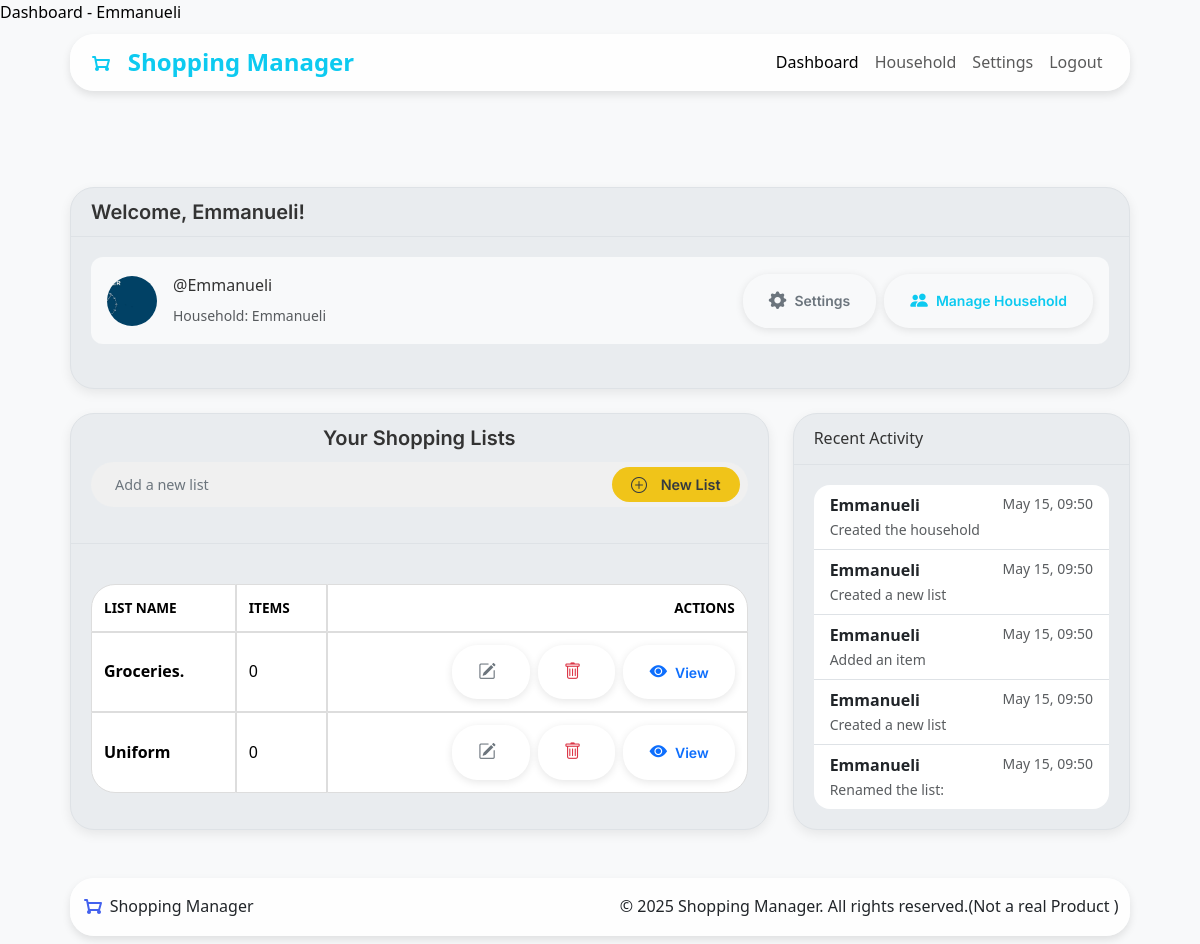
Page /dashboard (signed in) on the earlier database version.
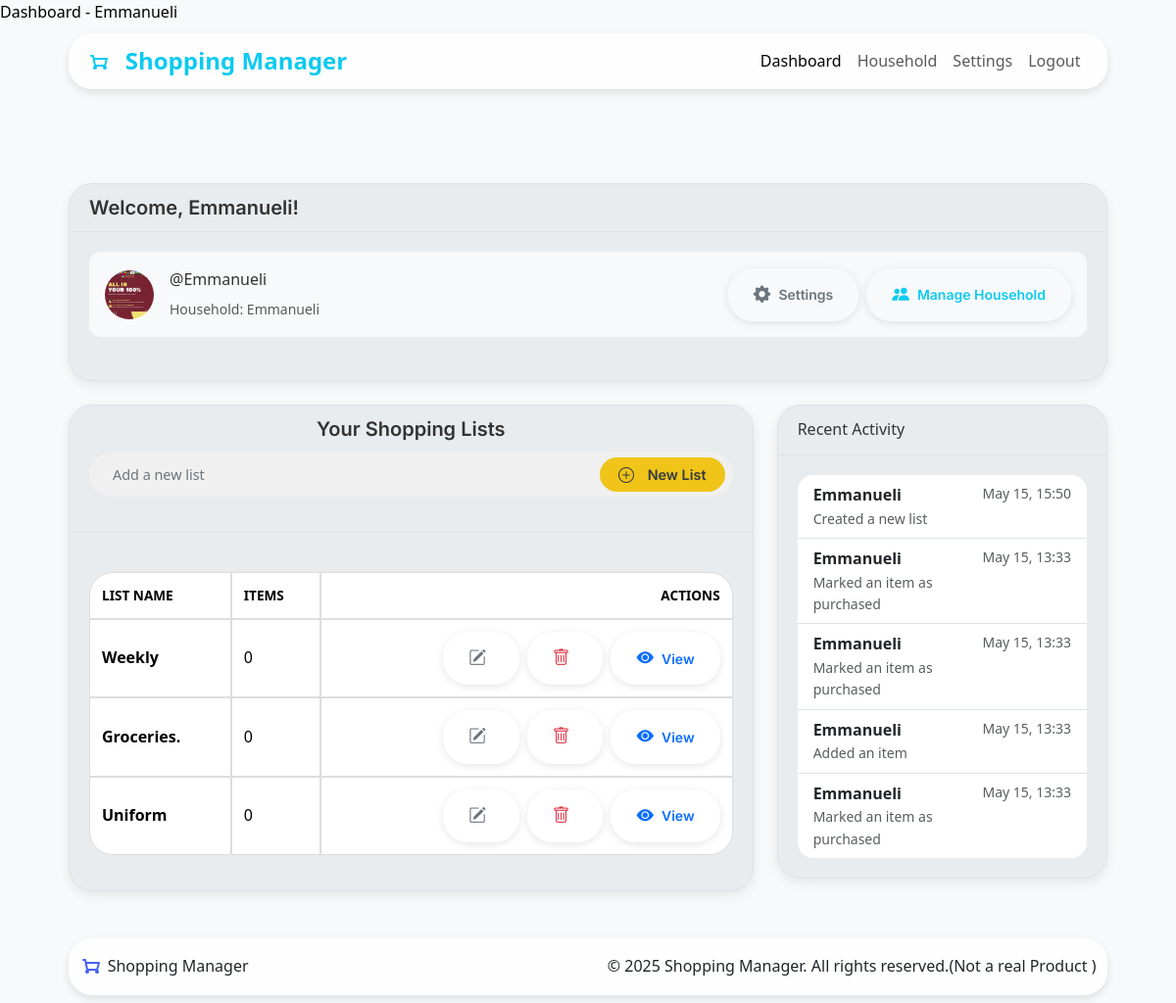
Same page on the later database version.
### app/models.py (models this page shows, shortened)
class User(db.Model, UserMixin):
    __tablename__ = 'users'
    id = db.Column(db.Integer, primary_key=True)
    username = db.Column(db.String(80), unique=True, nullable=False)
    name = db.Column(db.String(80), nullable=False)
    password = db.Column(db.String(128), nullable=False)
    role = db.Column(db.String(20), default='member')
    avatar_url = db.Column(db.String(256), nullable=True)  # Can be DiceBear URL or local path
    household_id = db.Column(db.Integer, db.ForeignKey('households.id'))
    household = db.relationship('Household', back_populates='members', foreign_keys=[household_id])
    administered_household = db.relationship('Household', back_populates='admin',
                                            foreign_keys='Household.admin_id', uselist=False)
    created_lists = db.relationship('ShoppingList', backref='creator', lazy=True)
    added_items = db.relationship('ListItem', backref='added_by', lazy=True)
    activities = db.relationship('ActivityLog', backref='user', lazy=True)

class ShoppingList(db.Model):
    __tablename__ = 'shoppinglists'  # Explicitly set table name
    id = db.Column(db.Integer, primary_key=True)
    name = db.Column(db.String(100), nullable=False)
    household_id = db.Column(db.Integer, db.ForeignKey('households.id'), nullable=False)
    created_by_user_id = db.Column(db.Integer, db.ForeignKey('users.id'), nullable=False)
    created_at = db.Column(db.DateTime, default=datetime.now(timezone.utc))
    items_count = db.Column(db.Integer, default=0)
    purchased_items_count = db.Column(db.Integer, default=0)
    items = db.relationship('ListItem', backref='shopping_list', lazy=True, cascade="all, delete-orphan")

class ActivityLog(db.Model):
    __tablename__ = 'activity_log'
    id = db.Column(db.Integer, primary_key=True)
    user_id = db.Column(db.Integer, db.ForeignKey('users.id'), nullable=False)
    household_id = db.Column(db.Integer, db.ForeignKey('households.id'), nullable=False)
    action_type = db.Column(db.String(50), nullable=False)
    timestamp = db.Column(db.DateTime, default=datetime.now(timezone.utc))

### app/routes.py (the view)
@main.route('/dashboard')
@login_required
def dashboard():
    new_list_form = ShoppingListForm()
    household_id = current_user.household_id
    if not household_id:
        flash("You must join or create a household first.", "warning")
        return redirect(url_for('household_bp.setup'))
    household = HouseholdModel.query.get(household_id)
    if not household:
        flash("Household not found.", "danger")
        return redirect(url_for('main.dashboard'))
    is_admin = (current_user.id == household.admin_id)
    all_household_lists = ShoppingListModel.query.filter_by(household_id=household_id)\
                                               .order_by(ShoppingListModel.created_at.desc())\
                                               .all()
    recent_activity = ActivityLog.query.filter_by(household_id=household_id)\
                                     .order_by(ActivityLog.timestamp.desc())\
                                     .limit(5)\
                                     .all()
    return render_template('dashboard.html',
                           title=f"Dashboard - {household.name}",
                           household=household,
                           lists=all_household_lists,
                           is_admin=is_admin,
                           recent_activity=recent_activity,
                           format_action=format_action ,
                           new_list_form=new_list_form
                           )

### app/shopping_lists/forms.py
class ShoppingListForm(FlaskForm):
    name = StringField('List Name', validators=[DataRequired()])
    submit = SubmitField('Create List')

### templates/dashboard.html (shortened to what the changed rows need)
{% extends "base.html" %}
{% block content %}
<div class="container mt-2">
    <div class="card sm-card mb-4">
        <div class="card-header"><h5 class="mb-0">Welcome, {{ current_user.name | default('User') }}!</h5></div>
        <div class="card-body">
            <div class="profile-header">
                {% if current_user.avatar_url %}
                    {% if current_user.avatar_url.startswith('http') %}
                        <img src="{{ current_user.avatar_url }}" alt="{{ current_user.name }}'s avatar" class="profile-pic-actual">
                    {% else %}
                        <img src="{{ current_user.avatar_url }}" alt="{{ current_user.name }}'s avatar" class="profile-pic-actual">
                    {% endif %}
                {% else %}
                    <img src="https://api.dicebear.com/7.x/initials/svg?seed={{ current_user.name }}" alt="Default avatar" class="profile-pic-actual">
                {% endif %}
                <div class="profile-info me-auto">
                    <p class="card-text mb-1">@{{ current_user.username }}</p>
                    {% if current_user.household %}
                        <small class="text-muted">Household: {{ current_user.household.name }}</small>
                    {% else %}
                        <small class="text-muted">Not currently in a household. <a href="{{ url_for('household_bp.setup')}}">Join or Create One!</a></small>
                    {% endif %}
                </div>
                <div class="profile-actions d-flex flex-column flex-sm-row align-items-sm-center">
                    <a href="{{ url_for('settings_bp.account_settings') }}" class="btn btn-sm btn-outline-secondary mb-2 mb-sm-0 me-sm-2">
                    </a>
                    {% if current_user.household and (is_admin or current_user.is_admin_of_household) %}
                    <a href="{{ url_for('household_bp.manage_household') }}" class="btn btn-sm btn-outline-info">
                    </a>
                    {% endif %}
                </div>
            </div>
        </div>
    </div>
    <div class="row">
        <div class="col-md-8">
            <div class="card sm-card mb-4">
                <div class="card-header">
                    <div class="list-header-controls">
                        <h2 class="h4 list-header-title">Your Shopping Lists</h2>
                    </div>
                </div>
                <div class="card-body">
                    {% if lists %}
                    <div class="table-container">
                        <table class="table align-middle rounded-table" id="shoppingListsTable">
                            <thead>
                                <tr>
                                    <th scope="col">List Name</th>
                                    <th scope="col">Items</th>
                                    <th scope="col" class="text-end">Actions</th>
                                </tr>
                            </thead>
                            <tbody>
                                {% for list in lists %}
                                <tr id="list-row-{{ list.id }}">
                                    <td>
                                        <strong>{{ list.name }}</strong>
                                    </td>
                                    <td>
                                        {{ list.items_count | default(0) }}
                                    </td>
                                    <td class="text-end">
                                        <div class="d-flex flex-wrap justify-content-end gap-2">
                                            <a href="{{ url_for('shoppinglist_bp.edit_list', list_id=list.id) }}"
                                            class="btn btn-sm btn-outline-secondary" title="Edit List Name" id="eeditbtn">
                                            <i class="bi bi-pencil-square"></i>
                                            </a>
                                            <button type="submit"
                                                class="btn btn-sm btn-outline-danger delete-list-btn"
                                                title="Delete List"
                                                data-bs-toggle="modal"
                                                data-bs-target="#confirmModal"
                                                data-modal-title="Confirm List Deletion"
                                                data-modal-body="Are you sure you want to delete the list '{{ list.name | escape }}' and all its items? This cannot be undone."
                                                data-modal-confirm-text="Delete List"
                                                data-modal-confirm-class="btn-danger"
                                                data-action-url="{{ url_for('shoppinglist_bp.delete_list', list_id=list.id) }}"
                                                data-target-element-selector="#list-row-{{ list.id }}"
                                                data-redirect-url="{{ url_for('main.dashboard') }}">
                                            <i class="bi bi-trash"></i>
                                            </button>
                                            <a href="{{ url_for('shoppinglist_bp.view_list', list_id=list.id) }}"
                                            class="btn btn-sm btn-outline-primary">
                                            <i class="bi bi-eye-fill"></i> <span class="d-none d-sm-inline">View</span>
                                            </a>
                                        </div>
                                    </td>
                                </tr>
                                {% endfor %}
                            </tbody>
                        </table>
                    </div>
                    {% else %}
                    <div>
                        <p class="card-text">You don't have any lists yet! Click 'New List' to get started.</p>
                    </div>
                    {% endif%}
                </div>
            </div>
        </div>
        <div class="col-md-4">
            <div class="card sm-card mb-4">
                <div class="card-body">
                    {% if recent_activity %}
                    <ul class="list-group list-group-flush">
                        {% for activity in recent_activity %}
                        <li class="list-group-item d-flex justify-content-between align-items-start">
                            <div>
                            <strong>{{ activity.user.name }}</strong>
                            <small class="text-muted d-block">{{ format_action(activity.action_type) }}</small>
                            </div>
                            <small class="text-muted text-nowrap">{{ activity.timestamp.strftime('%b %d, %H:%M')}}</small>
                        </li>
                        {% endfor %}
                    </ul>
                    {% else %}
                    <p class="card-text">No Activity Yet!</p>
                    {% endif %}
                </div>
            </div>
        </div>
    </div>
</div>
{% endblock %}

Differences in the rows shown:
no longer on this page (row unchanged): ActivityLog: user.name "Emmanueli", action_type "Created the household", timestamp "May 15, 09:50"
no longer on this page (row unchanged): ActivityLog: user.name "Emmanueli", action_type "Created a new list", timestamp "May 15, 09:50"
no longer on this page (row unchanged): ActivityLog: user.name "Emmanueli", action_type "Added an item", timestamp "May 15, 09:50"
no longer on this page (row unchanged): ActivityLog: user.name "Emmanueli", action_type "Created a new list", timestamp "May 15, 09:50"
no longer on this page (row unchanged): ActivityLog: user.name "Emmanueli", action_type "Renamed the list:", timestamp "May 15, 09:50"
changed User "Emmanueli": avatar_url: a different picture
added ShoppingList: name "Weekly", items_count "0"
added ActivityLog: user.name "Emmanueli", action_type "Created a new list", timestamp "May 15, 15:50"
added ActivityLog: user.name "Emmanueli", action_type "Marked an item as purchased", timestamp "May 15, 13:33"
added ActivityLog: user.name "Emmanueli", action_type "Marked an item as purchased", timestamp "May 15, 13:33"
added ActivityLog: user.name "Emmanueli", action_type "Added an item", timestamp "May 15, 13:33"
added ActivityLog: user.name "Emmanueli", action_type "Marked an item as purchased", timestamp "May 15, 13:33"
